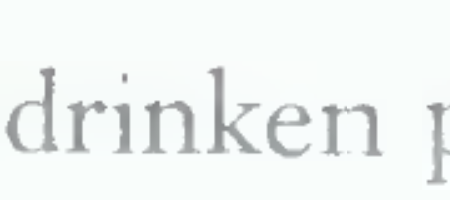
#> input picture sample_reflowed.png, 450 x 200 px, given in place of out13.png, which was not available
$ python visualize_out13_comparison.py
#> lines starting #> are read from the running program, lines starting #| are printed output that depends on the picture; pictures that were not available may be replaced by others from this repository, and a replacement may not be noted
#!/usr/bin/env python3
"""
Create a detailed comparison of out13.png original vs reflowed
Show both images side by side with annotations
"""
import cv2
import numpy as np

# Load images
original = cv2.imread('notebooks/out13.png')
#> original is the input picture: shape (200, 450, 3); mean B, G, R 242.5, 243.9, 240
reflowed = cv2.imread('out13_reflowed_test.png')
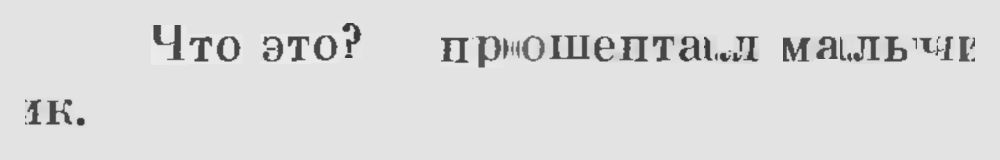
#> input picture testimages/out13_reflowed_test.png, 2000 x 320 px, found by its file name (shown at 1/2 size)
#> reflowed is the input picture: shape (320, 2000, 3); min 58, max 237, mean 219.7

if original is None or reflowed is None:
    print("ERROR: Could not load images")
    exit(1)

orig_h, orig_w = original.shape[:2]
#> orig_h = 200; orig_w = 450
refl_h, refl_w = reflowed.shape[:2]
#> refl_h = 320; refl_w = 2000

print(f'Original: {orig_w}x{orig_h}')
#| Original: 450x200
print(f'Reflowed: {refl_w}x{refl_h}')
#| Reflowed: 2000x320

# Zoom in on the reflowed to see more detail
# Extract just the first 400 pixels height to see the content better
reflowed_crop = reflowed[:min(400, refl_h), :].copy()

# Resize original to match scale (zoom 2.5x)
original_scaled = cv2.resize(original, None, fx=2.5, fy=2.5, interpolation=cv2.INTER_LINEAR)

# Create side-by-side comparison
max_height = max(original_scaled.shape[0], reflowed_crop.shape[0])
#> max_height = 500
comparison = np.ones((max_height, original_scaled.shape[1] + reflowed_crop.shape[1] + 20, 3), dtype=np.uint8) * 200

# Place images
comparison[0:original_scaled.shape[0], 0:original_scaled.shape[1]] = original_scaled
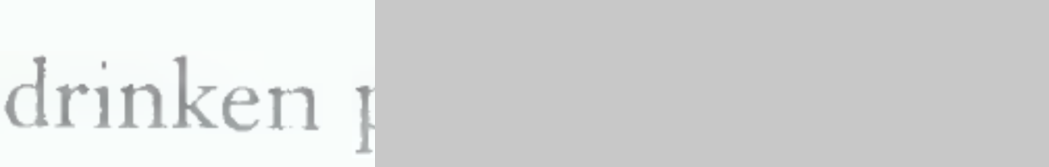
#> comparison: shape (500, 3145, 3) (shown at 1/3 size); mean B, G, R 215.2, 215.7, 214.3
comparison[0:reflowed_crop.shape[0], original_scaled.shape[1]+20:] = reflowed_crop
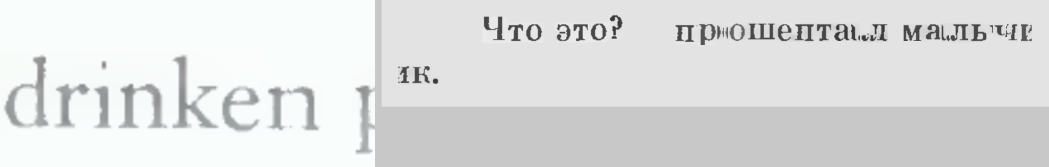
#> comparison: shape (500, 3145, 3) (shown at 1/3 size); mean B, G, R 223.2, 223.7, 222.3

# Add labels
cv2.putText(comparison, 'Original (2.5x)', (10, 30), cv2.FONT_HERSHEY_SIMPLEX, 1, (0, 0, 255), 2)
cv2.putText(comparison, 'Reflowed', (original_scaled.shape[1] + 30, 30), cv2.FONT_HERSHEY_SIMPLEX, 1, (0, 0, 255), 2)
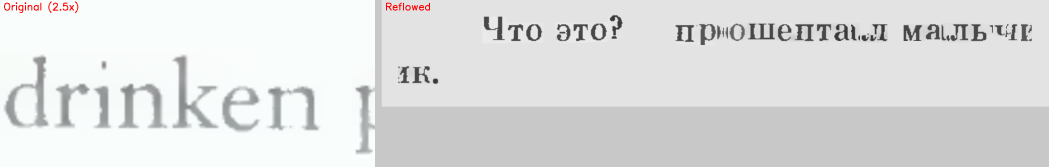
#> comparison: shape (500, 3145, 3) (shown at 1/3 size); mean B, G, R 222.8, 223.3, 222.3

# Save comparison
output_path = 'out13_comparison.png'
cv2.imwrite(output_path, comparison)
print(f'\n✓ Comparison saved to: {output_path}')

# Also save a zoomed-in view of just the last few words from reflowed
# to check if they're clipped
if refl_h > 50:
    # Extract first line from reflowed (around y=50-150)
    line1 = reflowed[50:150, 50:1950].copy()
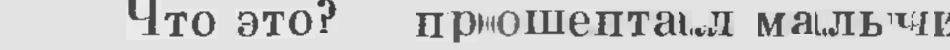
#> line1: shape (100, 1900, 3) (shown at 1/2 size); min 58, max 237, mean 204.2
    cv2.imwrite('out13_reflowed_line1.png', line1)
    print(f'✓ First line saved to: out13_reflowed_line1.png')

    # Extract second line
    line2 = reflowed[150:250, 50:1950].copy()
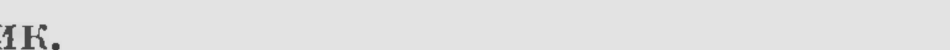
#> line2: shape (100, 1900, 3) (shown at 1/2 size); min 58, max 227, mean 225.1
    cv2.imwrite('out13_reflowed_line2.png', line2)
    print(f'✓ Second line saved to: out13_reflowed_line2.png')
